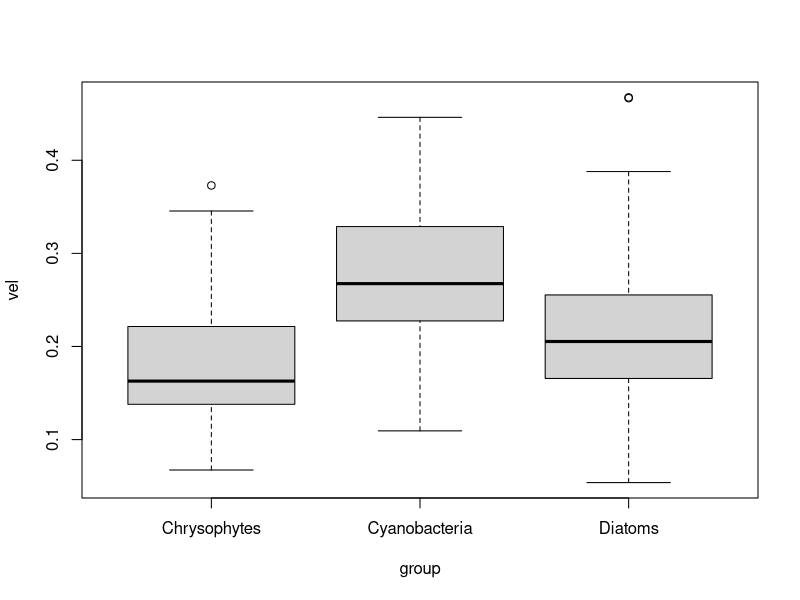
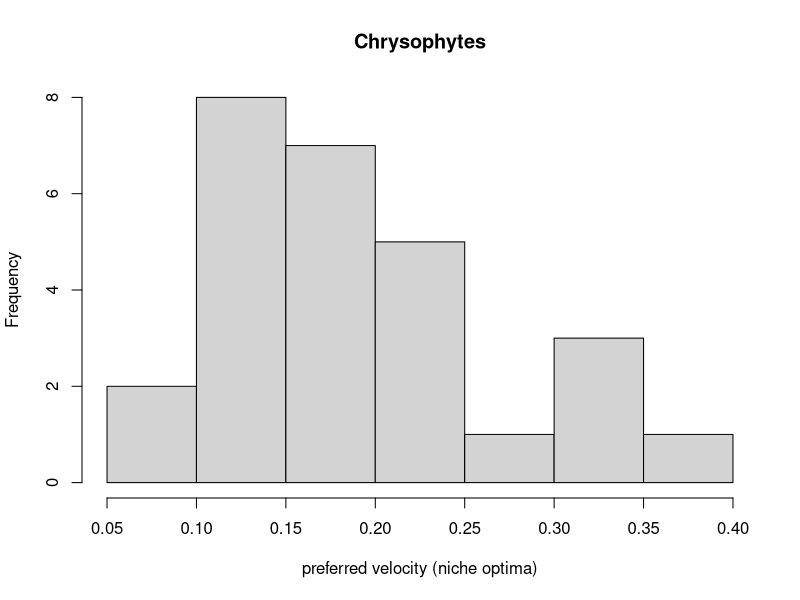
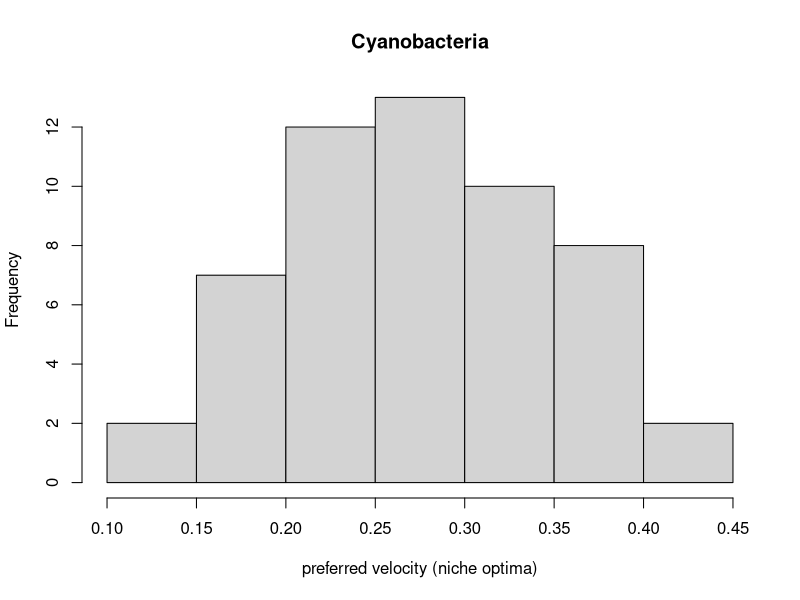
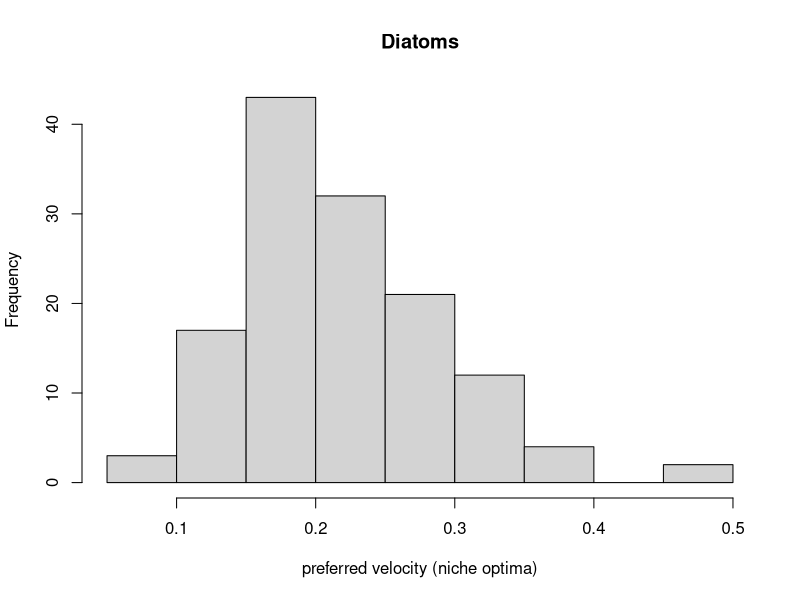
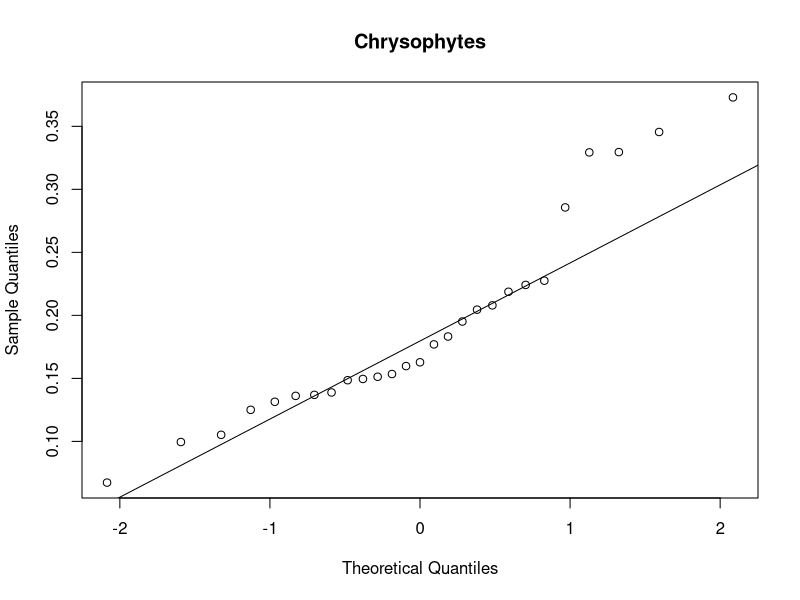
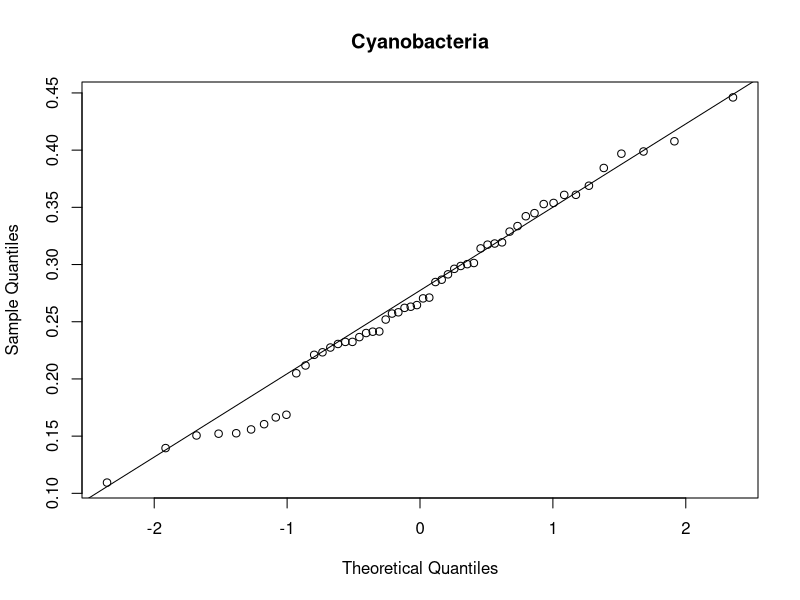
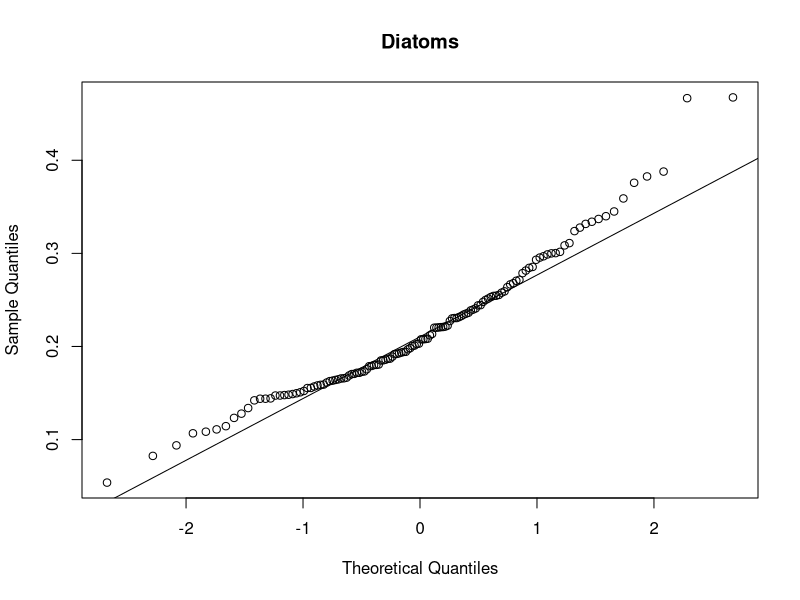
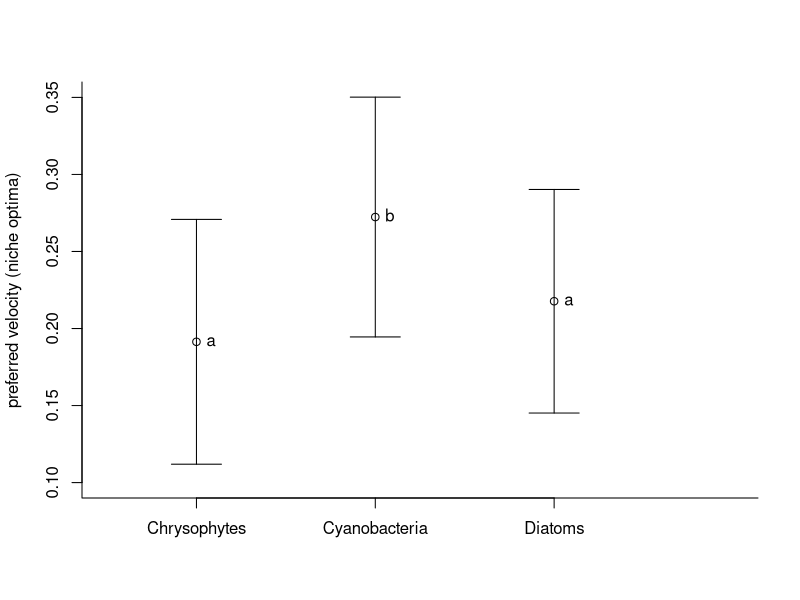

Write R code to recreate these figures, in order. (Note: this script raises an error after producing the figures.)
## ---- chunk 1
knitr::opts_chunk$set(echo = TRUE, error=TRUE)
## ---- chunk 2
data = read.table("data/nicheoptima.txt", header = TRUE)
names(data)
dim(data)
## ---- chunk 3
str(data)
#group is not a factor
data$group<-factor(data$group)   # define factor
levels(data$group)
str(data)

# First check ND and variance homogeneity?

boxplot(vel~group,data=data)
#boxplot looks fine

hist(data$vel[data$group=="Chrysophytes"], main="Chrysophytes", xlab="preferred velocity (niche optima)")
hist(data$vel[data$group=="Cyanobacteria"], main="Cyanobacteria", xlab="preferred velocity (niche optima)") 
hist(data$vel[data$group=="Diatoms"], main="Diatoms", xlab="preferred velocity (niche optima)")
#histograms look fine

#qqplots
qqnorm(data$vel[data$group=="Chrysophytes"], main="Chrysophytes")
qqline(data$vel[data$group=="Chrysophytes"])
qqnorm(data$vel[data$group=="Cyanobacteria"], main="Cyanobacteria")
qqline(data$vel[data$group=="Cyanobacteria"])
qqnorm(data$vel[data$group=="Diatoms"], main="Diatoms")
qqline(data$vel[data$group=="Diatoms"])


shapiro.test(data$vel[data$group=="Chrysophytes"])
shapiro.test(data$vel[data$group=="Cyanobacteria"]) 
shapiro.test(data$vel[data$group=="Diatoms"])
#shapiro test says only Cyanobacteria are normally distributed 


bartlett.test(vel~group,data=data)
# variances seem homogeneous

#Boxplot and histograms look fine and Anova is considered robust against violation of ND assumption, hence, we can apply ANOVA.

## ---- chunk 4
#one-way ANOVA
fit<-aov(vel~group,data=data)
summary(fit)
#ANOVA is significant
## ---- chunk 5
#But which taxonomical groups have different niche optima?
TukeyHSD(fit)
# check last column for adjusted p-values
## ---- chunk 6
pairwise.t.test(data$vel, data$group, p.adj="bonferroni", pool.sd=TRUE)
## ---- chunk 7
# making an appropriate graph
# ANOVA tests differences in locations=means, thus boxplots are not really appropriate
means<-tapply(data$vel,data$group,mean)
sds<-tapply(data$vel,data$group,sd)

plot(c(1:3), means, xlim=c(0.5,4), ylim=c(0.1, 0.35), ylab="preferred velocity (niche optima)", xlab="",xaxt="n",bty="l")
arrows(x0=c(1:3), y0=means-sds, y1=means+sds, angle=90, code=3)
axis(side=1,at=c(1:3),labels=names(means))
text(c(1:3),means,labels=c("a","b","a"),pos=4)
## ---- chunk 8
mic = read.table("data/MicrobesStoichiometry.txt", header = TRUE)
names(mic)
## ---- chunk 9
mic$NP<-factor(mic$NP)
mic<-subset(mic,subset=(NP==5) )
mic<-droplevels(mic)

## ---- chunk 10
# could do separate tests for each species, but two-way ANOVA is more efficient and could help to find an interesting interaction effect
combfac<-paste(mic$species,mic$phase,sep="_")

#test for variance homogeneity
bartlett.test(mic$na_avg~combfac)
boxplot(na_avg~species*phase,data=mic)
# --> variances assumed as homogeneous
## ---- chunk 11
# could check ND tediously in each cell of the design
Pec_log<-mic$na_avg[mic$species=="Pec" & mic$phase=="log"] #this is the same as the next line
Pec_log<-mic$na_avg[which(combfac=="Pec_log")]
Pec_stat<-mic$na_avg[which(combfac=="Pec_stat")]
Ver_log<-mic$na_avg[which(combfac=="Ver_log")]
Ver_stat<-mic$na_avg[which(combfac=="Ver_stat")]

hist(Pec_log)
hist(Pec_stat)
hist(Ver_log)
hist(Ver_stat)


z<-unlist(tapply(mic$na_avg,combfac,scale)) # quick and dirt check says ND may be given ;-)

layout(matrix(c(1:4),2,2,byrow = TRUE))
hist(z,freq=FALSE); lines(density(z))
boxplot(na_avg~species,data=mic,main="Differences by species")
boxplot(na_avg~phase,data=mic,main="Differences by phase")
boxplot(na_avg~species*phase,data=mic,main="Differences by species and phase")
## ---- chunk 12
an<-aov(na_avg~species*phase,data=mic)
summary(an)
## ---- chunk 13
# interaction not significant, thus in principal no post-hoc tests needed unless groupwise comparisons interesting
TukeyHSD(an)
## ---- chunk 14
# making an appropriate graph
# Anova tests differences in locations=means, thus boxplots are not really appropriate
means<-tapply(mic$na_avg,combfac,mean)
sds<-tapply(mic$na_avg,combfac,sd)
plot(c(1:4),means,xlim=c(0.5,4.5),ylim=c(-1.5,1.8),ylab="avg nucleic acid signature", xlab="",xaxt="n",bty="l")
arrows(x0=c(1:4),y0=means-sds,y1=means+sds,angle=90,code=3)
axis(side=1,at=c(1:4),labels=names(means))
text(c(1:4),means,labels=c("a","b","b","b"),pos=4)
# obvious some things could still be improved, like using different symbols and symbol colors for the treatments  
## ---- chunk 15
mic = read.table("data/MicrobesStoichiometry.txt", header = TRUE)

mic$NP<-factor(mic$NP)
mic<-subset(mic,subset=(phase=="log"))
mic<-droplevels(mic)

combfac<-paste(mic$species,mic$NP,sep="_")

table(combfac)

bartlett.test(na_avg~combfac,data=mic)
boxplot(na_avg~species*NP,data=mic)
# variances seem homogeneous

hist(unlist(tapply(mic$na_avg,combfac,scale))) # ok
an<-aov(na_avg~species*NP,data=mic)
summary(an)
# interaction significant

# thus post-hoc tests more important
TukeyHSD(an)

# making an appropriate graph
# Anova tests differences in locations=means, thus boxplots are not really appropriate
means<-tapply(mic$na_avg,combfac,mean)
sds<-tapply(mic$na_avg,combfac,sd)
plot(c(1:4),means,xlim=c(0.5,4.5),ylim=c(-1,1.8),ylab="avg nucleic acid signature",xlab="",xaxt="n",bty="l")
arrows(x0=c(1:4),y0=means-sds,y1=means+sds,angle=90,code=3)
axis(side=1,at=c(1:4),labels=names(means))
text(c(1:4),means,labels=c("a","b","b","a,b"),pos=4)
# obvious some things could still be improved, like using different symbols and symbol colors for the treatments  
## ---- chunk 16
hucho = read.table("data/HuchoRatschan2012.txt", header = TRUE)
## ---- chunk 17
names(hucho)
plot(length~width,data=hucho)
plot(mass~log(discharge),data=hucho) # I go for this one, but several others may also make sense
humo1<-lm(mass~log(discharge),data=hucho)
summary(humo1)
abline(humo1)
coef(humo1)
## ---- chunk 18
hucho$population<-factor(hucho$population)

boxplot(mass~population,data=hucho)
table(hucho$population)

# anova-problem
hist(hucho$mass[hucho$population=="limited"]) # ND will anyway be hard to judge...
hist(hucho$mass[hucho$population=="medium"]) # ND will anyway be hard to judge...
hist(hucho$mass[hucho$population=="large"]) # ND will anyway be hard to judge...

qqnorm(hucho$mass[hucho$population=="limited"])
qqline(hucho$mass[hucho$population=="limited"])
qqnorm(hucho$mass[hucho$population=="medium"])
qqline(hucho$mass[hucho$population=="medium"])
qqnorm(hucho$mass[hucho$population=="large"])
qqline(hucho$mass[hucho$population=="large"])

hist(unlist(tapply(hucho$mass,INDEX=hucho$population,FUN=scale)))
qqnorm(unlist(tapply(hucho$mass,INDEX=hucho$population,FUN=scale)))
qqline(unlist(tapply(hucho$mass,INDEX=hucho$population,FUN=scale)))

shapiro.test(unlist(tapply(hucho$mass,INDEX=hucho$population,FUN=scale))) # check ND
bartlett.test(mass~population,data=hucho) # check var.hom.

humo2<-lm(mass~population,data=hucho)
summary(humo2)
anova(humo2)
summary(aov(mass~population,data=hucho))

# Anova population size does not affect fish size significantly
pairwise.t.test(hucho$mass,hucho$population,method="bonferroni",pool.sd=TRUE)
# pairwise no significant difference!
## ---- chunk 19
levels(hucho$population) # check order of levels
#default color is black, red, green

plot(mass~log(discharge),data=hucho,col=hucho$population)
abline(humo1)
boxplot(humo1$residuals~hucho$population) # this residual analysis strongly hints at an effect of population!

# humo3<-lm(mass~log(discharge)*population,data=hucho)
# summary(humo3)
# anova(humo3)

humo4<-lm(mass~log(discharge)+population,data=hucho)
anova(humo4)
# --> note significant effect of both variables

summary(humo4)
# --> estimate column gives constants to add to any fish mass of level=0 (population="large") or to intercept...
# ...to get fish mass for levels "medium" and "limited" at the same river size
# --> thus: for the same river size, the maximum fish mass is 6.2 and 1.2 kg lighter 
# in limited and medium populations compared to large populations

# adjusted means (formula in handout)
common.slope<-coef(humo4)[2]
adj.m<-tapply(hucho$mass,INDEX=hucho$population,FUN=mean)-common.slope*tapply(log(hucho$discharge),INDEX=hucho$population,FUN=mean)-mean(log(hucho$discharge))
adj.m-adj.m[1] # these are the differences of adjusted means to reference level=large (same as in the summary() output)

# compare with unadjusted means
m<-tapply(X=hucho$mass,INDEX=hucho$population,FUN=mean)
m-m[1] # these are the differences of unadjusted means to reference level=large

#

pop.col<-hucho$population
levels(pop.col)<-c("black","red","green")
pop.col<-as.character(pop.col) # needed to get rid of "factor" attribute

plot(mass~log(discharge),data=hucho,col=pop.col)
abline(a=coef(humo4)[1],b=coef(humo4)[2],col="black")
abline(a=coef(humo4)[1]+coef(humo4)[3],b=coef(humo4)[2],col="red")
abline(a=coef(humo4)[1]+coef(humo4)[4],b=coef(humo4)[2],col="green")


# checking assumptions
shapiro.test(humo4$res)

bartlett.test(humo4$res~hucho$population)

layout(matrix(1:4,2,2))
hist(humo4$res)
qqnorm(humo4$res); qqline(humo4$res)

plot(humo4$res~humo4$fitted) # unexplained relationship/pattern left?
plot(humo4$res^2~humo4$fitted) # variances homogeneous? should not show any trend

layout(matrix(1:4,2,2))
plot(humo4)
